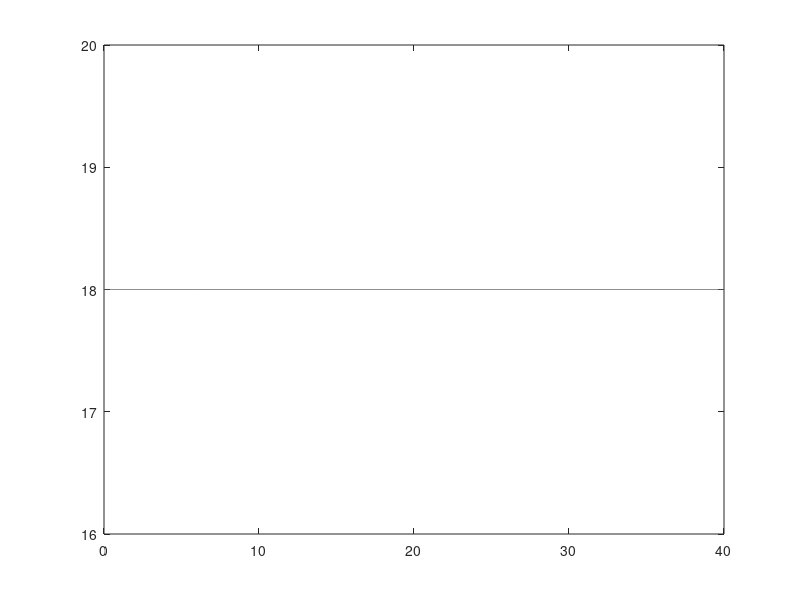

Reproduce this figure in MATLAB. (Note: this script raises an error after producing the figure.)
clear all;
close all;
clc;

%%
FileName = 'UniformConstant_URef_18';

%% Preprocessing
% time
T           = 40;                   % [s]   simulation length
dt          = 1/80;               	% [s]   simulation time step

% wind
V_hub       = 18;                   % [m/s] mean wind speed at hub height 

% calculation of wind signals
t           = 0:dt:T-dt;

u           = ones(1, length(t)).*V_hub;



figure()
plot(t,u)


% Some variables required in the Type 4 wind: Bladed style
HubHeight   = 150;
dy          = 150;
dz          = 150;
Ny          = 3;
Nz          = 3;
URef        = V_hub;
zOffset     = HubHeight;
z0          = 0.1;          % the rougthness length, not really used


SummVars(1) = HubHeight;    % HubHeight
SummVars(3) = URef;

velocity    = zeros(max(size(t)),3,Ny,Nz);
% prepare to write out
for iy = 1:Ny
    for iz = 1:Nz
        velocity(:,1,iy,iz) = u;
    end
end

% here we use std u for v and w components, to avoid dividing by zero
SummVars(4) = 0.1;
SummVars(5) = 0.1;
SummVars(6) = 0.1;

disp('Exporting rotor plane wind field as ".wnd" binary files...')
% write the .wnd
WriteBLgrid([FileName '.wnd'], velocity, dy, dz, dt, zOffset, z0, SummVars)

% Now write a sum file
fileID    = fopen([FileName '.sum'],'w');
fprintf(fileID,'This summary file is not complete it only contains required information for the OpenFAST');
fprintf(fileID,'\n');
fprintf(fileID,'F        Clockwise rotation when looking downwind?\n');
fprintf(fileID,[num2str(SummVars(1)) '  Hub height [m] \n']);
fprintf(fileID,['UBar   =  ' num2str(SummVars(3)) ' m/s \n']);
fprintf(fileID,['TI(u)  =  ' num2str(SummVars(4)) ' %%\n']);
fprintf(fileID,['TI(v)  =  ' num2str(SummVars(5)) ' %%\n']);
fprintf(fileID,['TI(w)  =  ' num2str(SummVars(6)) ' %%\n']);
fprintf(fileID,['Height Offset =  ' num2str(0) ' m\n']);
fprintf(fileID,'Creating a PERIODIC output file.');
fclose(fileID);

